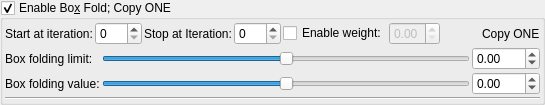
    <widget class="MyGroupBox" name="groupCheck_transform_box_fold1_enabled">
     <property name="title">
      <string>Enable Bo&amp;x Fold; Copy ONE</string>
     </property>
     <property name="checkable">
      <bool>true</bool>
     </property>
     <layout class="QVBoxLayout" name="verticalLayout_4" stretch="0,0,0">
      <property name="spacing">
       <number>2</number>
      </property>
      <property name="leftMargin">
       <number>2</number>
      </property>
      <property name="topMargin">
       <number>2</number>
      </property>
      <property name="rightMargin">
       <number>2</number>
      </property>
      <property name="bottomMargin">
       <number>2</number>
      </property>
      <item>
       <layout class="QGridLayout" name="gridLayout_14">
        <item row="0" column="5">
         <widget class="QCheckBox" name="checkBox_transform_box_fold1_weight_enabled">
          <property name="text">
           <string>Enable weight:</string>
          </property>
         </widget>
        </item>
        <item row="0" column="8">
         <widget class="QLabel" name="label_108">
          <property name="text">
           <string>Copy ONE</string>
          </property>
         </widget>
        </item>
        <item row="0" column="0">
         <widget class="QLabel" name="label_14">
          <property name="text">
           <string>Start at iteration:</string>
          </property>
         </widget>
        </item>
        <item row="0" column="1">
         <widget class="MySpinBox" name="spinboxInt_transform_box_fold1_start_iterations">
          <property name="sizePolicy">
           <sizepolicy hsizetype="Minimum" vsizetype="Maximum">
            <horstretch>0</horstretch>
            <verstretch>0</verstretch>
           </sizepolicy>
          </property>
          <property name="minimum">
           <number>0</number>
          </property>
          <property name="maximum">
           <number>250</number>
          </property>
          <property name="value">
           <number>0</number>
          </property>
         </widget>
        </item>
        <item row="0" column="4">
         <widget class="MySpinBox" name="spinboxInt_transform_box_fold1_stop_iterations">
          <property name="sizePolicy">
           <sizepolicy hsizetype="Minimum" vsizetype="Maximum">
            <horstretch>0</horstretch>
            <verstretch>0</verstretch>
           </sizepolicy>
          </property>
          <property name="maximum">
           <number>250</number>
          </property>
         </widget>
        </item>
        <item row="0" column="2">
         <widget class="QLabel" name="label_19">
          <property name="text">
           <string>Stop at Iteration:</string>
          </property>
         </widget>
        </item>
        <item row="0" column="7">
         <spacer name="horizontalSpacer_8">
          <property name="orientation">
           <enum>Qt::Horizontal</enum>
          </property>
          <property name="sizeHint" stdset="0">
           <size>
            <width>40</width>
            <height>20</height>
           </size>
          </property>
         </spacer>
        </item>
        <item row="0" column="6">
         <widget class="MyDoubleSpinBox" name="spinbox_transform_box_fold1_weight">
          <property name="enabled">
           <bool>false</bool>
          </property>
          <property name="sizePolicy">
           <sizepolicy hsizetype="Minimum" vsizetype="Maximum">
            <horstretch>0</horstretch>
            <verstretch>0</verstretch>
           </sizepolicy>
          </property>
          <property name="prefix">
           <string/>
          </property>
          <property name="suffix">
           <string/>
          </property>
          <property name="decimals">
           <number>2</number>
          </property>
          <property name="minimum">
           <double>0.000000000000000</double>
          </property>
          <property name="maximum">
           <double>1.000000000000000</double>
          </property>
          <property name="singleStep">
           <double>0.100000000000000</double>
          </property>
         </widget>
        </item>
       </layout>
      </item>
      <item>
       <layout class="QGridLayout" name="gridLayout_11">
        <property name="spacing">
         <number>2</number>
        </property>
        <item row="0" column="2">
         <widget class="MyDoubleSpinBox" name="spinbox_transform_box_fold1_folding_limit">
          <property name="sizePolicy">
           <sizepolicy hsizetype="Minimum" vsizetype="Maximum">
            <horstretch>0</horstretch>
            <verstretch>0</verstretch>
           </sizepolicy>
          </property>
          <property name="prefix">
           <string/>
          </property>
          <property name="suffix">
           <string/>
          </property>
          <property name="decimals">
           <number>2</number>
          </property>
          <property name="minimum">
           <double>-100.000000000000000</double>
          </property>
          <property name="maximum">
           <double>100.000000000000000</double>
          </property>
          <property name="singleStep">
           <double>0.100000000000000</double>
          </property>
         </widget>
        </item>
        <item row="0" column="0">
         <widget class="QLabel" name="label_12">
          <property name="text">
           <string>Box folding limit:</string>
          </property>
         </widget>
        </item>
        <item row="1" column="2">
         <widget class="MyDoubleSpinBox" name="spinbox_transform_box_fold1_folding_value">
          <property name="sizePolicy">
           <sizepolicy hsizetype="Minimum" vsizetype="Maximum">
            <horstretch>0</horstretch>
            <verstretch>0</verstretch>
           </sizepolicy>
          </property>
          <property name="prefix">
           <string/>
          </property>
          <property name="suffix">
           <string/>
          </property>
          <property name="decimals">
           <number>2</number>
          </property>
          <property name="minimum">
           <double>-100.000000000000000</double>
          </property>
          <property name="maximum">
           <double>100.000000000000000</double>
          </property>
          <property name="singleStep">
           <double>0.100000000000000</double>
          </property>
         </widget>
        </item>
        <item row="1" column="0">
         <widget class="QLabel" name="label_10">
          <property name="text">
           <string>Box folding value:</string>
          </property>
         </widget>
        </item>
        <item row="0" column="1">
         <widget class="QSlider" name="slider_transform_box_fold1_folding_limit">
          <property name="sizePolicy">
           <sizepolicy hsizetype="Expanding" vsizetype="Maximum">
            <horstretch>0</horstretch>
            <verstretch>0</verstretch>
           </sizepolicy>
          </property>
          <property name="minimum">
           <number>-10000</number>
          </property>
          <property name="maximum">
           <number>10000</number>
          </property>
          <property name="singleStep">
           <number>1</number>
          </property>
          <property name="orientation">
           <enum>Qt::Horizontal</enum>
          </property>
         </widget>
        </item>
        <item row="1" column="1">
         <widget class="QSlider" name="slider_transform_box_fold1_folding_value">
          <property name="sizePolicy">
           <sizepolicy hsizetype="Expanding" vsizetype="Maximum">
            <horstretch>0</horstretch>
            <verstretch>0</verstretch>
           </sizepolicy>
          </property>
          <property name="minimum">
           <number>-10000</number>
          </property>
          <property name="maximum">
           <number>10000</number>
          </property>
          <property name="singleStep">
           <number>1</number>
          </property>
          <property name="orientation">
           <enum>Qt::Horizontal</enum>
          </property>
         </widget>
        </item>
       </layout>
      </item>
      <item>
       <widget class="Line" name="line">
        <property name="orientation">
         <enum>Qt::Horizontal</enum>
        </property>
       </widget>
      </item>
     </layout>
    </widget>
